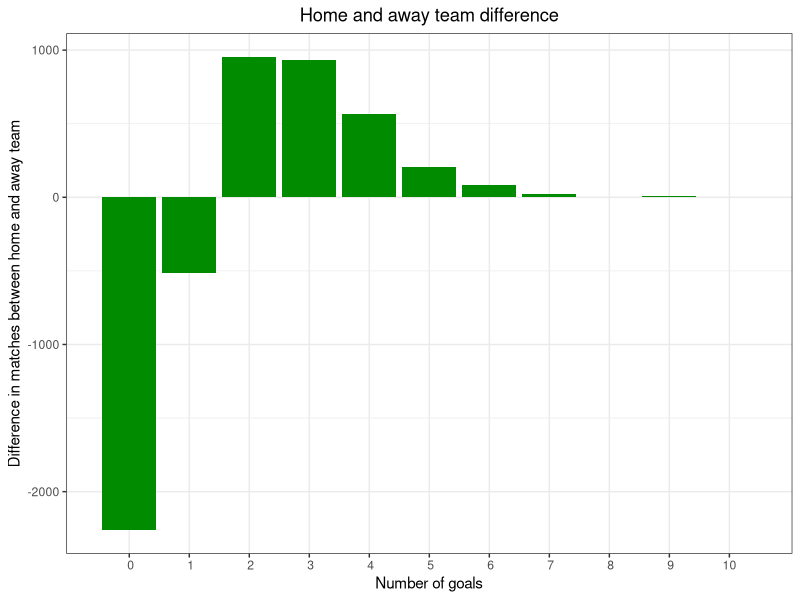

Generate this figure with R:
library(ggplot2)
library(ggthemes)

away <- data.frame(x=c(0, 1, 2, 3, 4, 5, 6, 7, 8, 9, 10), y=c(-2261, -511, 954, 930, 564, 203, 81, 22, -1, 7, 2))

ggplot(away, aes(x,y)) +
  theme_bw() +
  geom_col(fill="green4") + 
  scale_x_discrete(limits=c(0,1,2,3,4,5,6,7,8,9, 10)) +
  xlab("Number of goals") +
  ylab("Difference in matches between home and away team") +
  ggtitle("Home and away team difference") + 
  theme(plot.title = element_text(hjust = 0.5))
